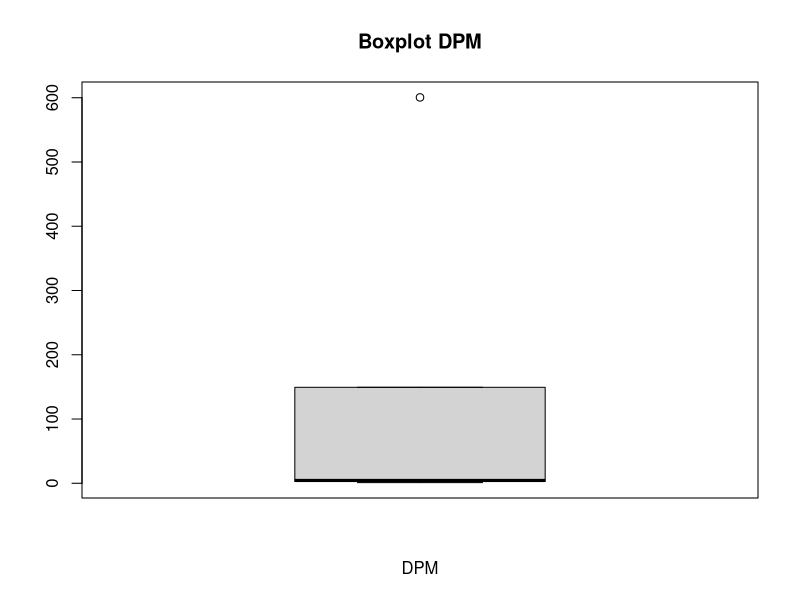
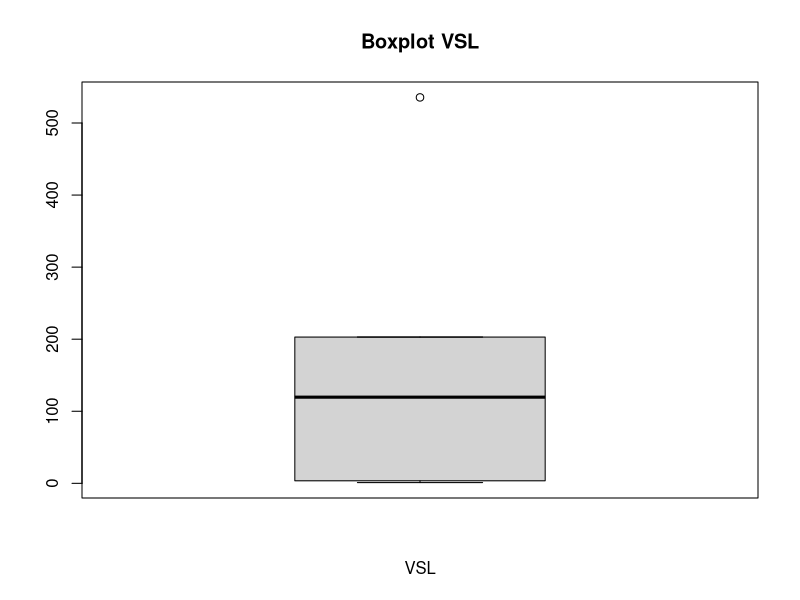
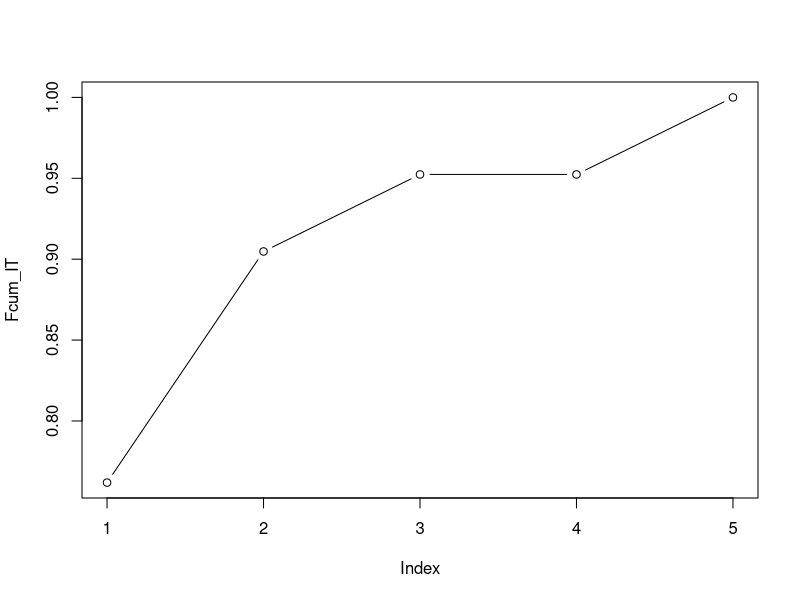
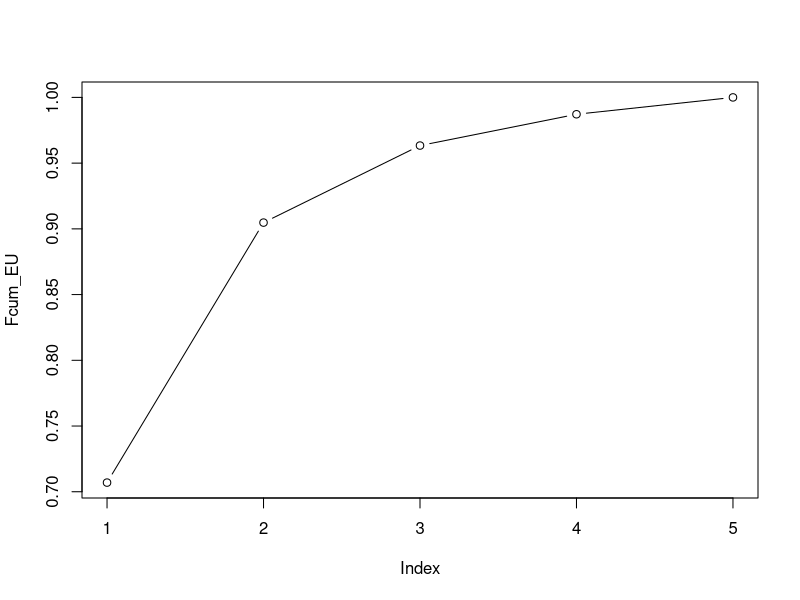
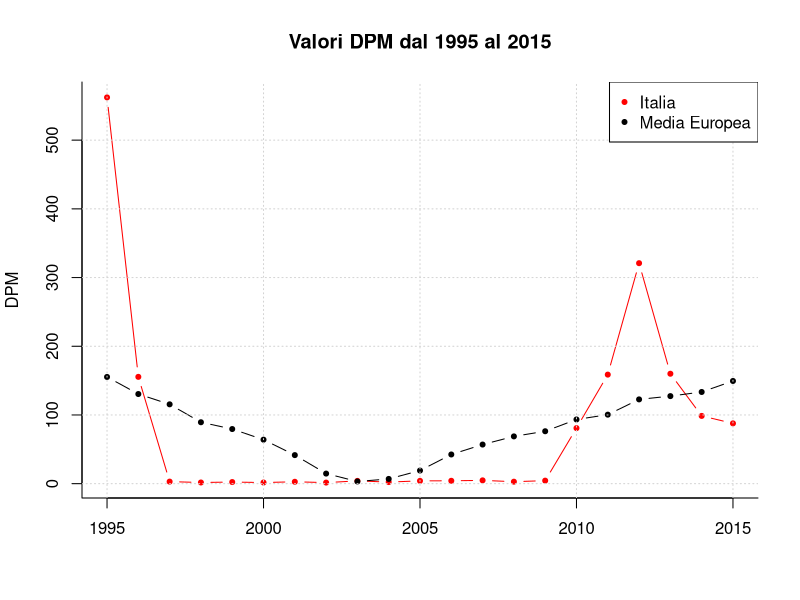
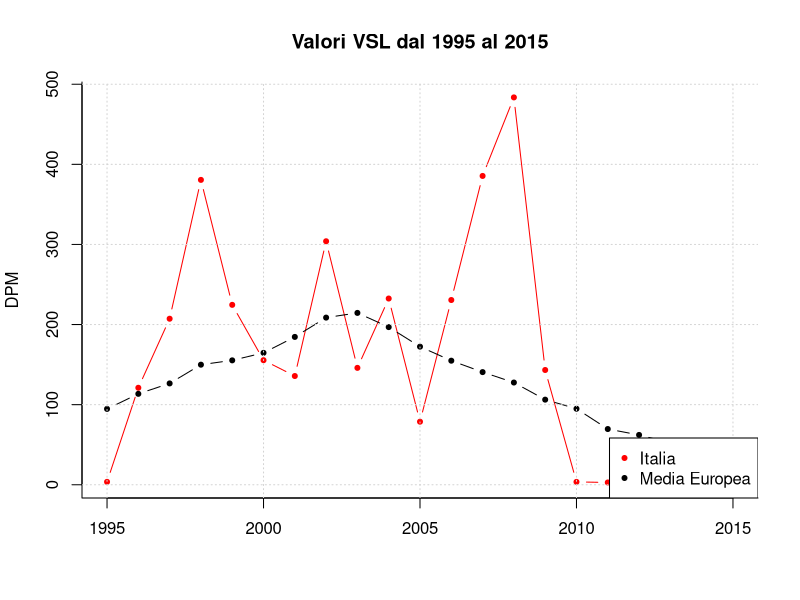
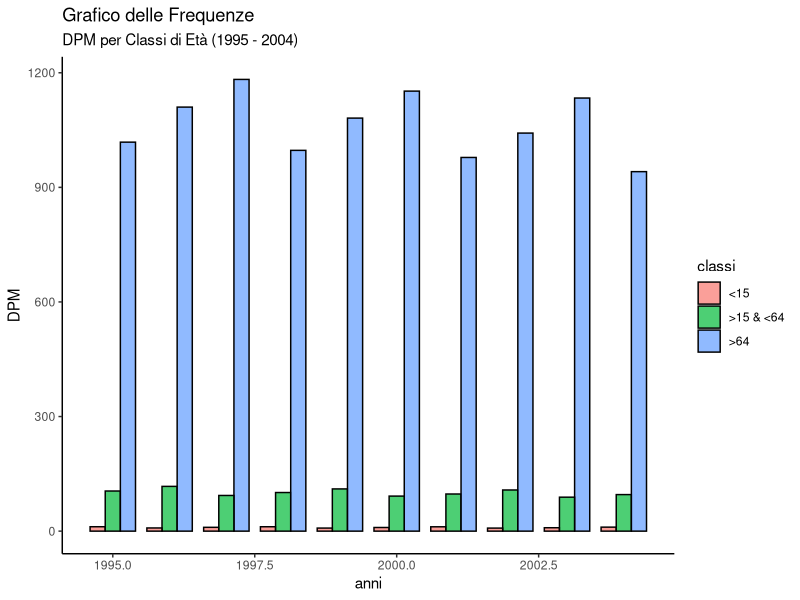
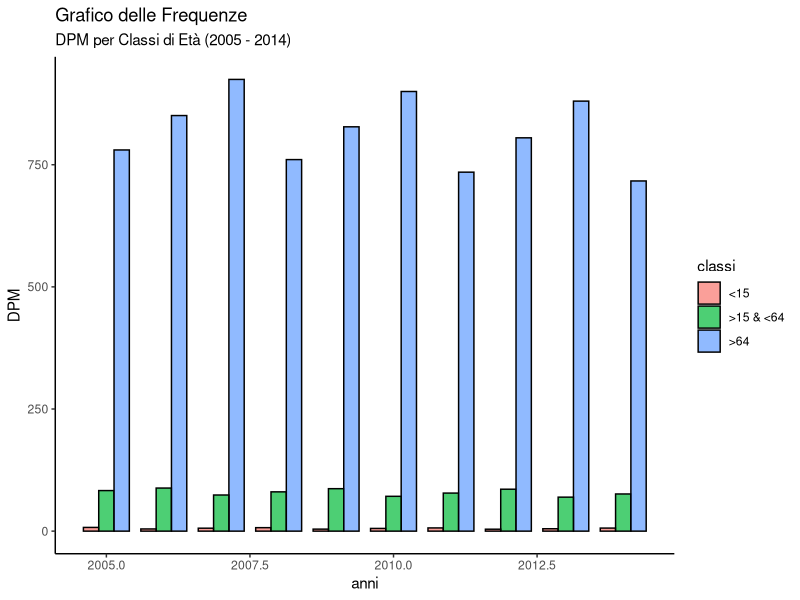

Here is the R script that generated these plots, in order:
install.packages('readxl')
library(readxl)

#---- CARICO I DATASET ----

#pathGitProject_Gio = "C:/Users/user/Desktop/Magistrale/Statistica e Analisi dei Dati/SAD_Project"
#setwd(pathGitProject_Gio)

pathGitProject_Ciro = "C:/Users/UTENTE/git/SAD_Project"
setwd(pathGitProject_Ciro)

mydata = read_xlsx('./Datasets/European-Country/Complete_Dataset.xlsx', 1)
data = as.matrix(mydata)

mydata15 = read_xlsx('./Datasets/European-Country/less15.xlsx', 1)
data15 = as.matrix(mydata15)

mydataComp = read_xlsx('./Datasets/European-Country/15-64.xlsx', 1)
dataComp = as.matrix(mydataComp)

mydata64 = read_xlsx('./Datasets/European-Country/64.xlsx', 1)
data64 = as.matrix(mydata64)

#---- DAI DATASET COSTRUISCO LE MATRICI ----

# Anni: dal '95 al 2005 - Manca Cipro (Quando lo aggiungiamo, nrow=27)

# CREO MATRICI CON I DATI

dataset = matrix(data[,-1],nrow=26)
dataset = matrix( as.double(dataset) , nrow=26)

dataset15 = matrix(data15[,-1],nrow=26)
dataset15 = matrix( as.double(dataset15) , nrow=26)

datasetComp = matrix(dataComp[,-1],nrow=26)
datasetComp = matrix( as.double(datasetComp) , nrow=26)

dataset64 = matrix(data64[,-1],nrow=26)
dataset64 = matrix( as.double(dataset64) , nrow=26)

# RIMUOVO ANNI CHE NON MI INTERESSANO

dataset=dataset[,-(1:10)]
dataset=dataset[,-(43:50)]

dataset15=dataset15[,-(1:10)]
dataset15=dataset15[,-(43:50)]

datasetComp=datasetComp[,-(1:10)]
datasetComp=datasetComp[,-(43:50)]

dataset64=dataset64[,-(1:10)]
dataset64=dataset64[,-(43:50)]

# ASSEGNO NOMI ALLE RIGHE

countries = c("Austria", "Belgio", "Bulgaria", "Croazia", "Danimarca", "Estonia", "Finlandia", "Francia", "Germania",
              "Grecia", "Ungheria", "Irlanda", "Italia", "Lettonia", "Lituania", "Lussemburgo", "Malta", "Paesi Bassi", "Polonia",
              "Portogallo", "Repubblica Ceca", "Romania", "Slovacchia", "Slovenia", "Spagna", "Svezia")
rownames(dataset) = countries
rownames(dataset15) = countries
rownames(datasetComp) = countries
rownames(dataset64) = countries

# DEFINISCO LE COLONNE PER CREARE DUE DATASET SEPARATI, UNO PER DPM E UNO PER VSL

D_Index = seq(1,42, by=2) # DEFINISCO GLI INDICI DELLE COLONNE PER OGNI VARIABILE
V_Index = seq(2,42, by=2) # D sta per Death, V per Value

D_dataset = dataset[, D_Index]
V_dataset = dataset[, V_Index]

D_dataset15 = dataset15[, D_Index]
V_dataset15 = dataset15[, V_Index]

D_datasetComp = datasetComp[, D_Index]
V_datasetComp = datasetComp[, V_Index]

D_dataset64 = dataset64[, D_Index]
V_dataset64 = dataset64[, V_Index]

years = seq(1995,2015)
colnames(D_dataset) = years
colnames(V_dataset) = years

colnames(D_dataset15) = years
colnames(V_dataset15) = years

colnames(D_datasetComp) = years
colnames(V_datasetComp) = years

colnames(D_dataset64) = years
colnames(V_dataset64) = years

#---- CALCOLO INDICI CENTRALITÀ e DISPERSIONE ----

D_min = min(D_dataset)
V_min = min(V_dataset)

D_max = max(D_dataset)
V_max = max(V_dataset)

D_mean = mean(D_dataset)
V_mean = mean(V_dataset)

D_median = median(D_dataset)
V_median = median(V_dataset)

# D_summary = summary(D_dataset)
# V_summary = summary(V_dataset)

resumeCentralità = rbind(c(D_min,D_max,D_mean,D_median),c(V_min,V_max,V_mean,V_median))
colnames(resumeCentralità) = c("MIN", "MAX", "MEAN", "MEDIAN")
rownames(resumeCentralità) = c("DPM","VSL")
View(resumeCentralità)

# Campo di Variazione: sensibile ai soli valori estremi, non tenendo conto del numero di osservaz
D_cdv = D_max - D_min
V_cdv = V_max - V_min

# Differenza interquartilica: meno sensibile a val estremi
D_diffInterq = unname(quantile(sort(D_dataset), probs = 0.75)) - unname(quantile(sort(D_dataset), probs = 0.25))
V_diffInterq = unname(quantile(sort(V_dataset), probs = 0.75)) - unname(quantile(sort(V_dataset), probs = 0.25))

# Varianza per tutto dataset
D_var = var(as.vector(D_dataset))
V_var = var(as.vector(V_dataset))

# Varianza per colonne
# D_var = var(D_dataset)
# V_var = var(V_dataset)

# Varianza per righe
D_var_righe = apply(D_dataset, 1, var)
V_var_righe = apply(V_dataset, 1, var)

# Varianza per colonne
D_var_colonne = apply(D_dataset, 2, var)
V_var_colonne = apply(V_dataset, 2, var)

# Deviazione Standard totale: valore differisce dalla media aritmetica dei valori, in media quadratica di: x
D_sd = sd(D_dataset)
V_sd = sd(V_dataset)

resumeDispersione = rbind(c(D_var,D_sd),c(V_var,V_sd))
colnames(resumeDispersione) = c("VAR", "SD")
rownames(resumeDispersione) = c("DPM","VSL")
View(resumeDispersione)

# CV

cv <- function (data){
  sd(data)/abs(mean(data))
}

cv(D_dataset["Italia",])
cv(D_dataset)

cv(V_dataset["Italia",])
cv(V_dataset)

#---- QUARTILI ----
D_quantile = quantile(sort(D_dataset))
V_quantile = quantile(sort(V_dataset))

boxplot(D_quantile, main="Boxplot DPM", xlab="DPM")
boxplot(V_quantile, main="Boxplot VSL", xlab="VSL")

#---- FdDC - Funzione di Distribuzione Empirica Continua ITALIA ----
min_D_It <- min(D_dataset["Italia",])
max_D_It <- max(D_dataset["Italia",])
classi_D_IT = c(min_D_It, min_D_It+(max_D_It-min_D_It)/5, min_D_It+2*(max_D_It-min_D_It)/5, 
                min_D_It+3*(max_D_It-min_D_It)/5, min_D_It+4*(max_D_It-min_D_It)/5, max_D_It)

freqrel_IT <- table(D_dataset["Italia",])/length(D_dataset["Italia",])

freqrel_D_IT <- table(cut(D_dataset["Italia",], breaks = classi_D_IT, right=FALSE))/length(D_dataset["Italia",])

Fcum_IT <- cumsum(freqrel_D_IT)

Fcum_IT[5] = Fcum_IT[5] + freqrel_IT[length(freqrel_D_IT)]

plot(Fcum_IT, type="b")

#---- FdDC - Funzione di Distribuzione Empirica Continua UNIONE EUROPEA ----
min_D_EU <- min(D_dataset)
max_D_EU <- max(D_dataset)
classi_D_EU = c(min_D_EU, min_D_EU+(max_D_EU-min_D_EU)/5, min_D_EU+2*(max_D_EU-min_D_EU)/5, 
                min_D_EU+3*(max_D_EU-min_D_EU)/5, min_D_EU+4*(max_D_EU-min_D_EU)/5, max_D_EU)

freqrel_EU <- table(D_dataset)/length(D_dataset)

freqrel_D_EU <- table(cut(D_dataset, breaks = classi_D_EU, right=FALSE))/length(D_dataset)

Fcum_EU <- cumsum(freqrel_D_EU)

Fcum_EU[5] = Fcum_EU[5] + freqrel_EU[length(freqrel_D_EU)]

plot(Fcum_EU, type="b")

#---- fare FdDC per VSL ----



#---- DEFINISCO SERIE TEMPORALI, SEPARATAMENTE ITALIA ED EUROPA ----

#DPM
serieD_IT = ts(D_dataset["Italia",])
serieD_EU = ts(apply(D_dataset,2,mean))
serieD = data.frame(serieD_IT, serieD_EU)
serieD = ts(serieD, start = 1995, frequency = 1)
plot.ts(serieD, plot.type = "single", col = c("red", "black"), xlab="", ylab="DPM",
        main="Valori DPM dal 1995 al 2015", type="b", pch=20, bty="l")
grid()
legend("topright",c("Italia","Media Europea"),pch=c(20,20),col=c("red","black"))

#VSL
serieV_IT = ts(V_dataset["Italia",])
serieV_EU = ts(apply(V_dataset,2,mean))
serieV = data.frame(serieV_IT, serieV_EU)
serieV = ts(serieV, start = 1995, frequency = 1)
plot.ts(serieV, plot.type = "single", col = c("red", "black"), xlab="", ylab="DPM",
        main="Valori VSL dal 1995 al 2015", type="b", pch=20, bty="l")
grid()
legend("bottomright",c("Italia","Media Europea"),pch=c(20,20),col=c("red","black"))

#---- DEFINISCO LE CLASSI ----

#CREO LE SUDDIVISIONI
labels_classi = c("Very Low", "Low", "Medium", "High", "Very High")
classi_D = c(D_min, D_min+(D_max-D_min)/5, D_min+2*(D_max-D_min)/5, 
             D_min+3*(D_max-D_min)/5, D_min+4*(D_max-D_min)/5, D_max)
classi_V = c(V_min, V_min+(V_max-V_min)/5, V_min+2*(V_max-V_min)/5, 
             V_min+3*(V_max-V_min)/5, V_min+4*(V_max-V_min)/5, V_max)

#---- GRAFICO A BARRE SOVRAPPOSTE ----
install.packages("ggplot2")
library(ggplot2)

# DPL

#1995-2004
anni=1995:2004
classi=rep(c("<15",">15 & <64",">64"),10)
DPM=cbind(apply(D_dataset15[,1:10],2,mean),
            apply(D_datasetComp[,1:10],2,mean),apply(D_dataset64[,1:10],2,mean))
DPM=c(t(DPM))
df=data.frame(anni, classi, DPM)
ggplot(df, aes(fill=classi, y=DPM, x=anni)) + 
  geom_bar(position="dodge", stat="identity", width=0.8,
           alpha=0.7, colour="black") + 
  ggtitle("Grafico delle Frequenze","DPM per Classi di Età (1995 - 2004)") + 
  theme(panel.background = element_blank(), axis.line = element_line(colour = "black"))

#2005-2014
anni=2005:2014
classi=rep(c("<15",">15 & <64",">64"),10)
DPM=cbind(apply(D_dataset15[,11:20],2,mean),
          apply(D_datasetComp[,11:20],2,mean),apply(D_dataset64[,11:20],2,mean))
DPM=c(t(DPM))
df=data.frame(anni, classi, DPM)
ggplot(df, aes(fill=classi, y=DPM, x=anni)) + 
  geom_bar(position="dodge", stat="identity", width=0.8,
           alpha=0.7, colour="black") + 
  ggtitle("Grafico delle Frequenze","DPM per Classi di Età (2005 - 2014)") + 
  theme(panel.background = element_blank(), axis.line = element_line(colour = "black"))

# VSL

#1995-2004
anni=1995:2004
classi=rep(c("<15",">15 & <64",">64"),10)
VSL=cbind(apply(V_dataset15[,1:10],2,mean),
          apply(V_datasetComp[,1:10],2,mean),apply(V_dataset64[,1:10],2,mean))
VSL=c(t(VSL))
df=data.frame(anni, classi, VSL)
ggplot(df, aes(fill=classi, y=VSL, x=anni)) + 
  geom_bar(position="dodge", stat="identity", width=0.8,
           alpha=0.7, colour="black") + 
  ggtitle("Grafico delle Frequenze","VSL per Classi di Età (1995 - 2004)") + 
  theme(panel.background = element_blank(), axis.line = element_line(colour = "black")) + 
  scale_fill_manual(values = c("<15" = "lightgreen", ">15 & <64" = "orange", ">64" = "red"))

#2005-2014
anni=2005:2014
classi=rep(c("<15",">15 & <64",">64"),10)
VSL=cbind(apply(V_dataset15[,1:10],2,mean),
          apply(V_datasetComp[,1:10],2,mean),apply(V_dataset64[,1:10],2,mean))
VSL=c(t(VSL))
df=data.frame(anni, classi, VSL)
ggplot(df, aes(fill=classi, y=VSL, x=anni)) + 
  geom_bar(position="dodge", stat="identity", width=0.8,
           alpha=0.7, colour="black") + 
  ggtitle("Grafico delle Frequenze","VSL per Classi di Età (2005 - 2014)") + 
  theme(panel.background = element_blank(), axis.line = element_line(colour = "black"))
